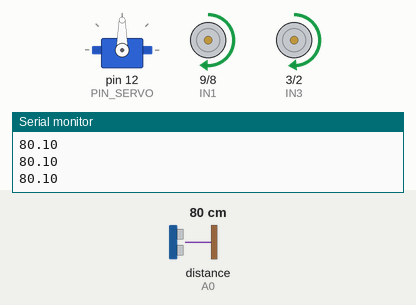
A sketch run on a simulated Arduino Uno, built with avr-gcc and run on an emulated ATmega328P. Shown: servo, motor-driver pin pairs drawn as motors (green arrow = first pin HIGH = forward, orange = second pin HIGH = backward, longer = more drive, scaled by the enable pin), the last lines printed to the serial monitor. Wiring (inferred from the names in the program): ultrasonic range finder: trigger A1; echo A0. Inputs (shaded band) come from the test bench; at power-on: distance to the obstacle (sensor on A0) 80 cm. The echo pulse lasts 58.3 µs per cm.

Above: at 4.2 s.
4.3 s: distance to the obstacle (sensor on A0) set to 125 cm
5.8 s: distance to the obstacle (sensor on A0) set to 134 cm
7.3 s: distance to the obstacle (sensor on A0) set to 147 cm
8.8 s: distance to the obstacle (sensor on A0) set to 155 cm
At 8.96 s:
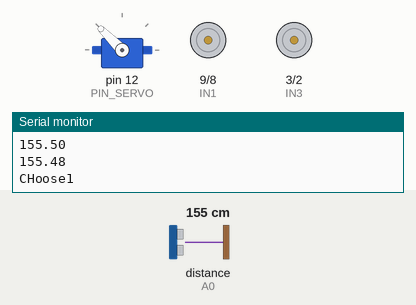
At 9.5 s:
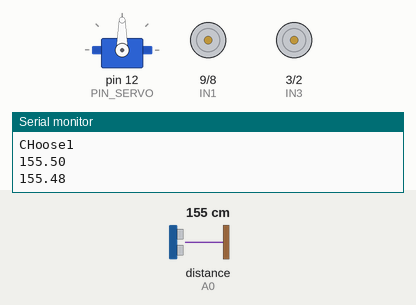
11.8 s: distance to the obstacle (sensor on A0) set to 102 cm
At 11.84 s:
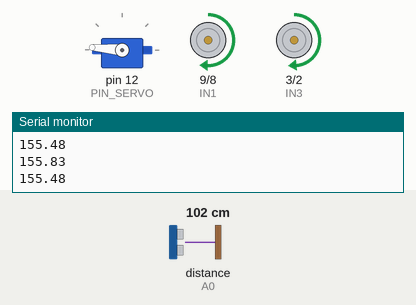
14.8 s: distance to the obstacle (sensor on A0) set to 97 cm
At 15.64 s:
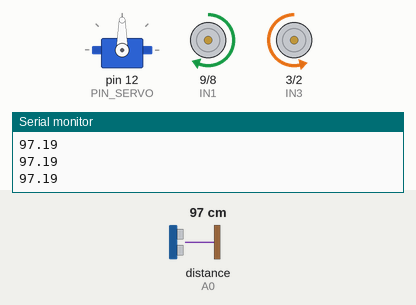
Timing chart, 0 to 17.8 s (numbered marks = the images above; inputs shaded):
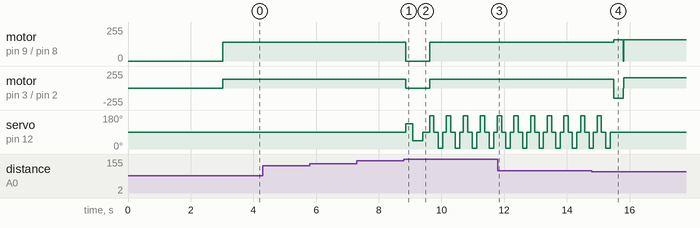

The sketch:

Obstacle_Avoidance.ino
```cpp
#define BlueSerial Serial
#define EN1 6
#define EN1_RATE 1.0//PWM调整率
#define IN1 9
#define IN2 8
#define EN2 5
#define EN2_RATE 0.95//PWM调整率
#define IN3 3
#define IN4 2
#define PIN_XJ_L  11
#define PIN_XJ_R  10

#define PIN_SERVO 12
#define PIN_TRIG A1
#define PIN_ECHO A0

#define DISC_VALVE 40//超声波测距阈值 60 40
#define DISC_VALVE1 100//摇头直线距离

#define MIN_VALVE 20  //10
#define MIN_VALVE1 30  //20
#define back_time 400


#include <Servo.h>

volatile int speed_forward;
volatile int speed_trun;
volatile float dist;
volatile float distf;
int fflag=0;
int cflag=0;
Servo servo_12;

void motor(int m, int dir, int speed) {
  //马达控制模块：
  //m: 马达编号，1-左前轮、2-右前轮
  //dir: 转动方向，1 前进、-1 后退 、0 停车
  //speed: PWM速度
  //
  int pinEN = 0;
  int pinIN1 = 0;
  int pinIN2 = 0;
  float enRate = 0;
  switch (m) {
   case 1:
    pinEN = EN1;
    pinIN1 = IN1;
    pinIN2 = IN2;
    enRate = EN1_RATE;
    break;
   case 2:
    pinEN = EN2;
    pinIN1 = IN3;
    pinIN2 = IN4;
    enRate = EN2_RATE;
    break;
   default:
    return;
    break;
  }
  switch (dir) {
   case 0:
    //停车
    digitalWrite(pinIN1, 0);
    digitalWrite(pinIN2, 0);
    analogWrite(pinEN, 0);
    break;
   case 1:
    //前进
    digitalWrite(pinIN1, 1);
    digitalWrite(pinIN2, 0);
    analogWrite(pinEN, speed * enRate);
    break;
   case -1:
    //后退
    digitalWrite(pinIN1, 0);
    digitalWrite(pinIN2, 1);
    analogWrite(pinEN, speed * enRate);
    break;
   default:
    return;
    break;
  }
}

void forward(int time) {
  //小车前进
  //左轮
  motor(1, 1, speed_forward);
  //右轮
  motor(2, 1, speed_forward);
  delay(time);
  //stop();

}

void back(int time) {
  //小车后退
  //左轮
  motor(1, -1, speed_forward);
  //右轮
  motor(2, -1, speed_forward);
  //Serial.println("b");
  delay(time);
}

void left(int time) {
  //小车左后转
  //左轮
  motor(1, -1, speed_trun);
  //右轮
  motor(2, 1, speed_trun);
  //Serial.println("l");
  delay(time);
}

void right(int time) {
  //小车右后转
  //左轮
  motor(1, 1,speed_trun);
  //右轮
  motor(2, -1, speed_trun);
  //Serial.println("r");
  delay(time);
}

void stop() {
  //小车停车
  //左轮
  motor(1, 0, speed_trun);
  //右轮
  motor(2, 0, speed_trun);
  //Serial.println("s");
}
volatile int on;

int find(){
    servo_12.write(175);  //160
    delay(120);            ///////////////////////////////////////////////////150
    int distance_left_1 = checkdistance(PIN_TRIG, PIN_ECHO);
    servo_12.write(90);
    delay(120);             /////////////////////////////////////////////////////150
    int distance_on_1 = checkdistance(PIN_TRIG, PIN_ECHO);
    servo_12.write(5);   //20
    delay(120);             /////////////////////////////////////////////////////150
    int distance_right_1 = checkdistance(PIN_TRIG, PIN_ECHO);
    servo_12.write(90);
    delay(120);

    if((distance_left_1 <DISC_VALVE1 || distance_right_1<DISC_VALVE1 || distance_on_1<DISC_VALVE1 )&&!(distance_left_1 >100 && distance_on_1 >50 && distance_right_1>50 || distance_left_1 >50 && distance_on_1 >100 && distance_right_1>50 || distance_left_1 >50 && distance_on_1 >50 && distance_right_1>100)){
      stop();
      //back(800);
      if(distance_left_1 > distance_right_1){
        left(300);
      }else{
        right(300);
      }
      stop();
      on = distance_on_1;
      return 0;
    }
    return  1;
}

int lastdirection; //0 left 1 right 2 on
void choose(){
  fflag=0;
    stop();
    servo_12.write(135);  //165  175
    delay(200);            ///////////////////////////////////////////////////
    int distance_left = checkdistance(PIN_TRIG, PIN_ECHO);
    servo_12.write(45);   //15  5
    delay(300);             /////////////////////////////////////////////////////
    int distance_right = checkdistance(PIN_TRIG, PIN_ECHO);
    servo_12.write(90);
    delay(200);             /////////////////////////////////////////////////////
    int distance_on = checkdistance(PIN_TRIG, PIN_ECHO);


    if(distance_left <MIN_VALVE1 || distance_right<MIN_VALVE1 || distance_on<MIN_VALVE1){
      stop();
      back(back_time);
      //delay(800);
      forward(50);    ////////////////
      //delay(50);    /////////////////////////
      stop();
      if(distance_left > distance_right){
        left(500);
      }else{
        right(500);
      }

      //delay(500);
      fflag=0;
      cflag=0;
      stop();


    }
    // else if(distance_left <MIN_VALVE || distance_right<MIN_VALVE ){
    //     back();
    //     delay(500);

    //     stop();
    // }
    // else if(distance_on>DISC_VALVE && ){
    //   forward();
    //   fflag=1;
    //   cflag=0;
    //   delay(100);
    //   dist=distance_on;
    // }
    else if( distance_left >100 && distance_on >50 && distance_right>50 || distance_left >50 && distance_on >100 && distance_right>50 || distance_left >50 && distance_on >50 && distance_right>100){


      //forward();    ////////////////xinjiade
      if(distance_left>900&&distance_right<900){
        left(500);
        //delay(1000);
        //back();
        //delay(500);
        lastdirection=1;
        stop();

      }else if(distance_right>900&&distance_left<900){
        right(400);
        //delay(1000);
        //back();
        //delay(500);
        lastdirection=0;
        stop();
      }else{
      //else if(distance_left >100 && distance_on >100 && distance_right>100){//
        forward(0);
        while(find());
        lastdirection=2;
      // }else{
      //   forward(0);
      //   while(find());
      //   lastdirection=2;
        fflag=1;
        dist=on;//////////////

      }

      //stop();
    }

    else if((distance_left >DISC_VALVE || distance_right>DISC_VALVE)&& distance_on>30 ){
      if (distance_left > distance_right) {
        // back();
        // delay(600);
        //left();
        if(lastdirection==1){
          right(400);
          //delay(400);
        }
        else if(distance_left - distance_right>50){
          left(750);
          lastdirection=0;
        }else{
          left(500);
          lastdirection=0;
        }
        stop();

      } else {
        // back();
        // delay(600);
        //right();

        if(lastdirection==0){
          left(400);
          //delay(400);
        }
        else if(distance_right - distance_left>50){
          right(750);
          lastdirection=1;
        }else{
          right(500);
          lastdirection=1;
        }
        stop();
      }

    }else{
      if(distance_left > distance_right){  ////////////////xinjiade
        left(400);
      }else{
        right(400);
      }//delay(50);
      fflag=1;
      dist=distance_on;
      stop();
      lastdirection=2;
    }
    // servo_12.write(90);
    // delay(200);

}

float checkdistance(int pinTrig, int pinEcho) {
  digitalWrite(pinTrig, LOW);
  delayMicroseconds(2);
  digitalWrite(pinTrig, HIGH);
  delayMicroseconds(10);
  digitalWrite(pinTrig, LOW);
  unsigned long duration = pulseIn(pinEcho, HIGH, 100000);

  if (duration == 0) {
    Serial.println("Error: No echo received!");
    return -1.0; // 返回 -1 表示测量失败
  }
  delay(10);
  float distance = duration / 58.0f; // 标准计算公式（cm）

  // Serial.print("Duration (μs): ");
  // Serial.print(duration);
  // Serial.print(" → Distance (cm): ");
  Serial.println(distance);

  return distance;
}

int count;

void csbModule() {

  //超声波避障模块
  servo_12.write(90);
  //delay(200);
  dist = checkdistance(PIN_TRIG, PIN_ECHO);
  // Serial.println(dist);
  if(dist > 0 && dist <MIN_VALVE){
    stop();
    back(back_time);
    //delay(800);
    forward(50);   //////////////
    //delay(50);////////////////////
    stop();
    left(500);
    //delay(500);
    fflag=0;
    cflag=0;
    stop();
  }
  // else if(dist==0){
  //   forward(0);
  //   fflag=1;
  //   cflag=0;
  //   //delay(50);    /////////////////////////////////!!!!!
  // }
  else if (dist > DISC_VALVE) {
    // if(dist > 500){
    //   back();
    //   delay(750);
    //   left();
    //   delay(500);
    //   stop();
    //   fflag=0;

    if((dist - distf > 50 && fflag==1 && cflag==0) || (dist >150 && distf > 150 && cflag==0)){
      Serial.print("CHoose");
      Serial.println(++count);
      //back();
      //delay(500);
      choose();
      cflag=1;
    }else if(dist>60){    //else{  else if会有问题
      forward(0);
      //delay(20);      ///////////////////////////
      distf=dist;
      fflag=1;
      cflag=0;
    }
  } else if(dist!=-1.0 && cflag==0){
    cflag=1;
    choose();

  }else{
    back(back_time);
    //delay(500);
    stop();  ////////////////
    forward(100); //////////////////
    //delay(100); ////////////////////
    stop();      //////////////////
    left(300);
    //delay(300); ////////////////////degai
    stop();        ///////////////////
  }

}

void setup(){
  speed_forward = 140;
  speed_trun=160;
  dist = 0;
  distf=0;
  lastdirection=2;
  Serial.begin(9600);
  servo_12.attach(12);
  pinMode(EN1, OUTPUT);
  pinMode(IN1, OUTPUT);
  pinMode(IN2, OUTPUT);
  pinMode(EN2, OUTPUT);
  pinMode(IN3, OUTPUT);
  pinMode(IN4, OUTPUT);
  pinMode(PIN_SERVO, OUTPUT);
  pinMode(PIN_TRIG, OUTPUT);
  pinMode(PIN_ECHO, INPUT);
  //舵机初始位置
  servo_12.write(90);
  delay(3000);
}

void loop(){
  csbModule();
}
```

Measured:
- the behaviour switches between 149 and 150 cm on distance to the obstacle (sensor on A0) (found by bisection; images 0 and 1)
- the behaviour switches between 100 and 99 cm on distance to the obstacle (sensor on A0) (found by bisection; images 3 and 4)
- after the input at 8.8 s, motor on pin 9 (IN1) / pin 8 (IN2): forward 140/255 → stopped after 0.06 s, → forward 140/255 0.76 s later; motor on pin 3 (IN3) / pin 2 (IN4): forward 133/255 → stopped after 0.06 s, → forward 133/255 0.76 s later
- after the input at 14.8 s, motor on pin 9 (IN1) / pin 8 (IN2): forward 140/255 → forward 160/255 after 0.70 s; motor on pin 3 (IN3) / pin 2 (IN4): forward 133/255 → backward 152/255 after 0.70 s, → forward 152/255 0.30 s later; servo on pin 12 (PIN_SERVO): goes on until 15.4 s, then stays 90°
